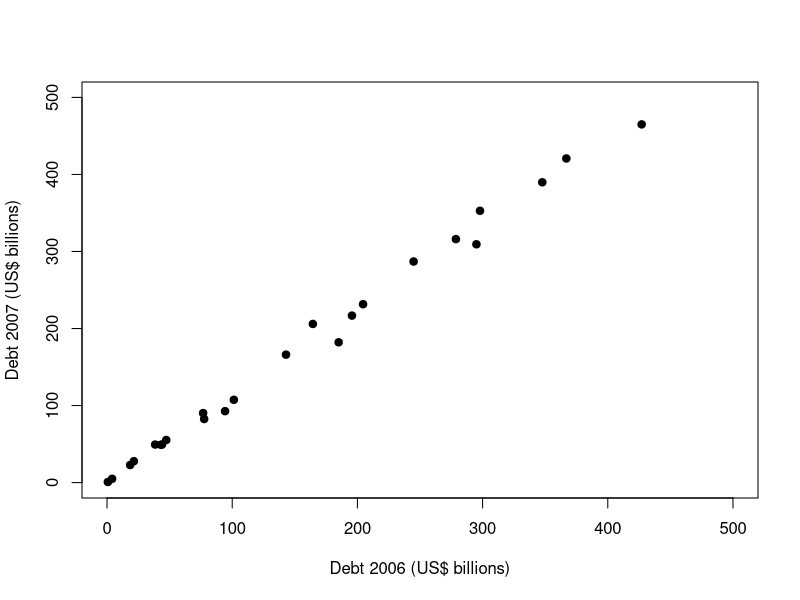

Source code (R):
#scatterplot of the data
g <- read.csv("govtdebt.csv")
plot(g$Debt2006,g$Debt2007, xlab = "Debt 2006 (US$ billions)", ylab = "Debt 2007 (US$ billions)", xlim = c(0,500), ylim = c(0,500), pch= 19)
